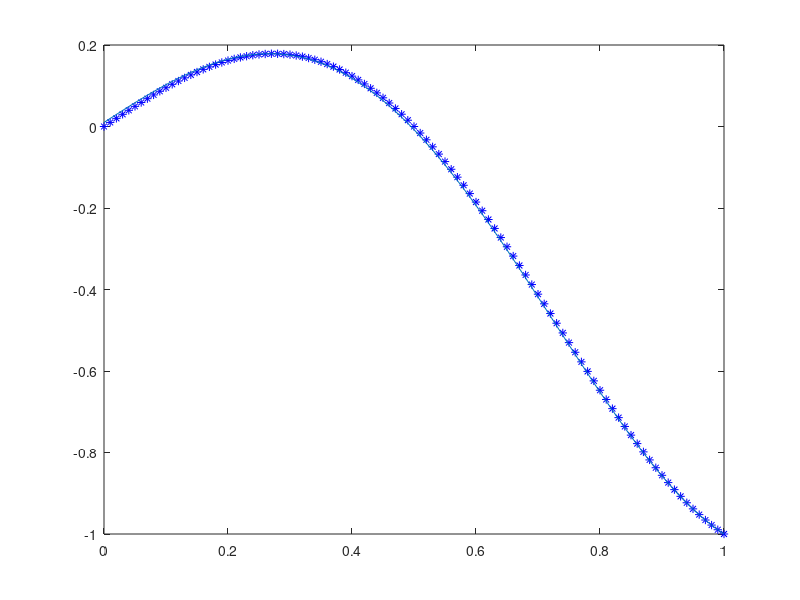
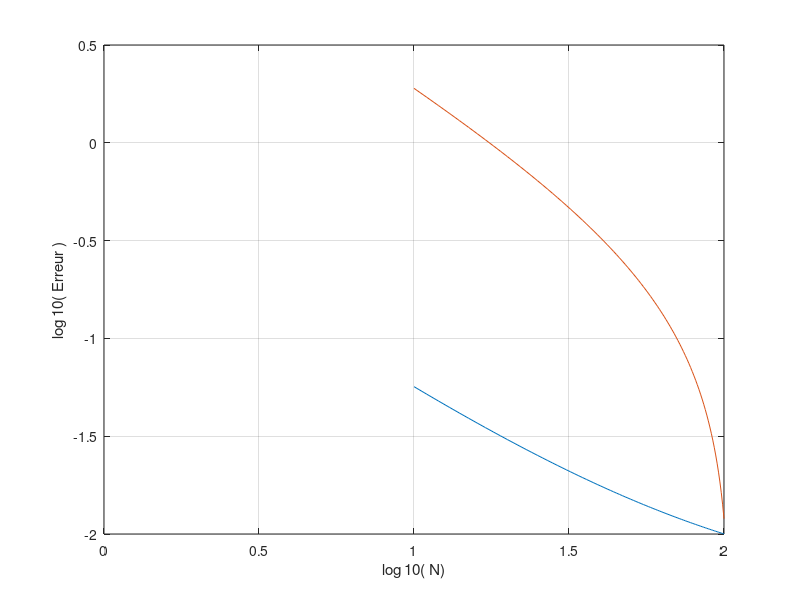

These charts were generated, in order, by the following MATLAB code:
clear; close all;

n = 100;
p = 1/(n+1);
un = ones(n-1,1);
U = zeros(n+1,1);
A = ((2)*eye(n,n) -diag(un,1) -diag(un,-1))/(p^2);
F = ones(n,1);
c = @(x) x;
f = @(x) (x^2 + (pi^2)*x)*cos(pi*x) + 2*pi*sin(pi*x);
for i=1:n
    xi = i*p;
    A(i,i) = A(i,i) + c(xi);
    F(i,1) = f(xi);
end

F(1,1) = F(1,1) + 0;
F(n,1) = F(n,1) + -1/(p^2);

U = A\F;
U(n+1) = -1;

% Application numerique
N=100;
x=linspace(0,1,N+1);
I1=sum(x.*cos(x.*(pi)))/N
I2=sum(U')/N
I = -0.19765;

u = @(x) x.*cos(x.*(pi));

for i=1:N+1
    L(i) = u(x(i));
end
figure(1)
plot(x,L,'b*')
hold on;
plot(x,U)
hold off

lN=linspace(1,100,100);
Err1=zeros(1,N);
Err2=zeros(1,N);
% Boucle sur N
for N=10:100
    x = linspace(0,1,N+1);
    x = x(2:N+1);
    h = 1/N;
    % Calcul avec la fonction réponse
    I1 = h*sum(u(x));
    Err1(N)=abs(I1-I);
    % Calcul avec méthode des différences finies
    I2 = h*sum(U');
    Err2(N)=abs(I2-I);
    % Test
end
% Graphes
figure(2)
plot(log10(lN),log10(Err1))
hold on
plot(log10(lN),log10(Err2))
grid on
xlabel('log_ {10}( N)')
ylabel('log_ {10}( Erreur )')
